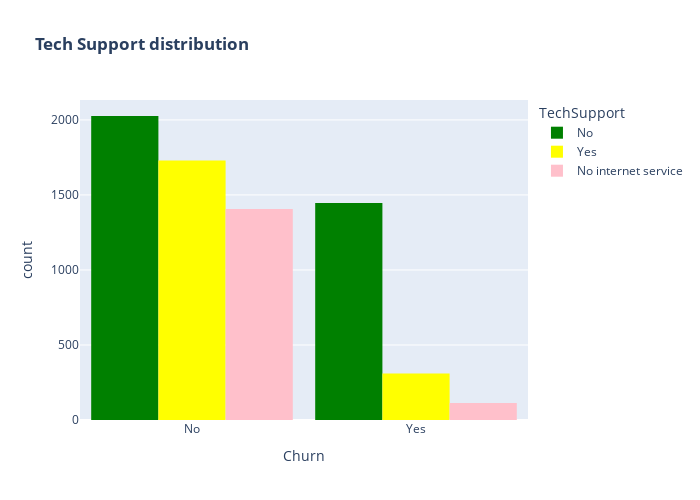

Notebook code for this chart:
### Code cell
# TechSupport feature histogram
fig = px.histogram(df, x="Churn", color="TechSupport", barmode="group", 
                   color_discrete_sequence=['green', 'yellow', 'pink'], # define your colors here
                   title="<b>Tech Support distribution<b>")
fig.update_layout(width=700, height=500, bargap=0.1)
fig.show()

### Figure 1 — Plotly figure (JSON) as saved in the notebook; plotly's stock layout.template omitted (floating-point values rounded to 4 significant figures; data arrays with more than 128 entries replaced by an {"elided": "..."} marker saying what was removed)
{"data": [{"alignmentgroup": "True", "bingroup": "x", "hovertemplate": "TechSupport=No<br>Churn=%{x}<br>count=%{y}<extra></extra>", "legendgroup": "No", "marker": {"color": "green", "pattern": {"shape": ""}}, "name": "No", "offsetgroup": "No", "orientation": "v", "showlegend": true, "type": "histogram", "x": {"elided": "3472 str values"}, "xaxis": "x", "yaxis": "y"}, {"alignmentgroup": "True", "bingroup": "x", "hovertemplate": "TechSupport=Yes<br>Churn=%{x}<br>count=%{y}<extra></extra>", "legendgroup": "Yes", "marker": {"color": "yellow", "pattern": {"shape": ""}}, "name": "Yes", "offsetgroup": "Yes", "orientation": "v", "showlegend": true, "type": "histogram", "x": {"elided": "2040 str values"}, "xaxis": "x", "yaxis": "y"}, {"alignmentgroup": "True", "bingroup": "x", "hovertemplate": "TechSupport=No internet service<br>Churn=%{x}<br>count=%{y}<extra></extra>", "legendgroup": "No internet service", "marker": {"color": "pink", "pattern": {"shape": ""}}, "name": "No internet service", "offsetgroup": "No internet service", "orientation": "v", "showlegend": true, "type": "histogram", "x": {"elided": "1520 str values"}, "xaxis": "x", "yaxis": "y"}], "layout": {"bargap": 0.1, "barmode": "group", "height": 500, "legend": {"title": {"text": "TechSupport"}, "tracegroupgap": 0}, "title": {"text": "<b>Tech Support distribution<b>"}, "width": 700, "xaxis": {"anchor": "y", "domain": [0, 1], "title": {"text": "Churn"}}, "yaxis": {"anchor": "x", "domain": [0, 1], "title": {"text": "count"}}}}
